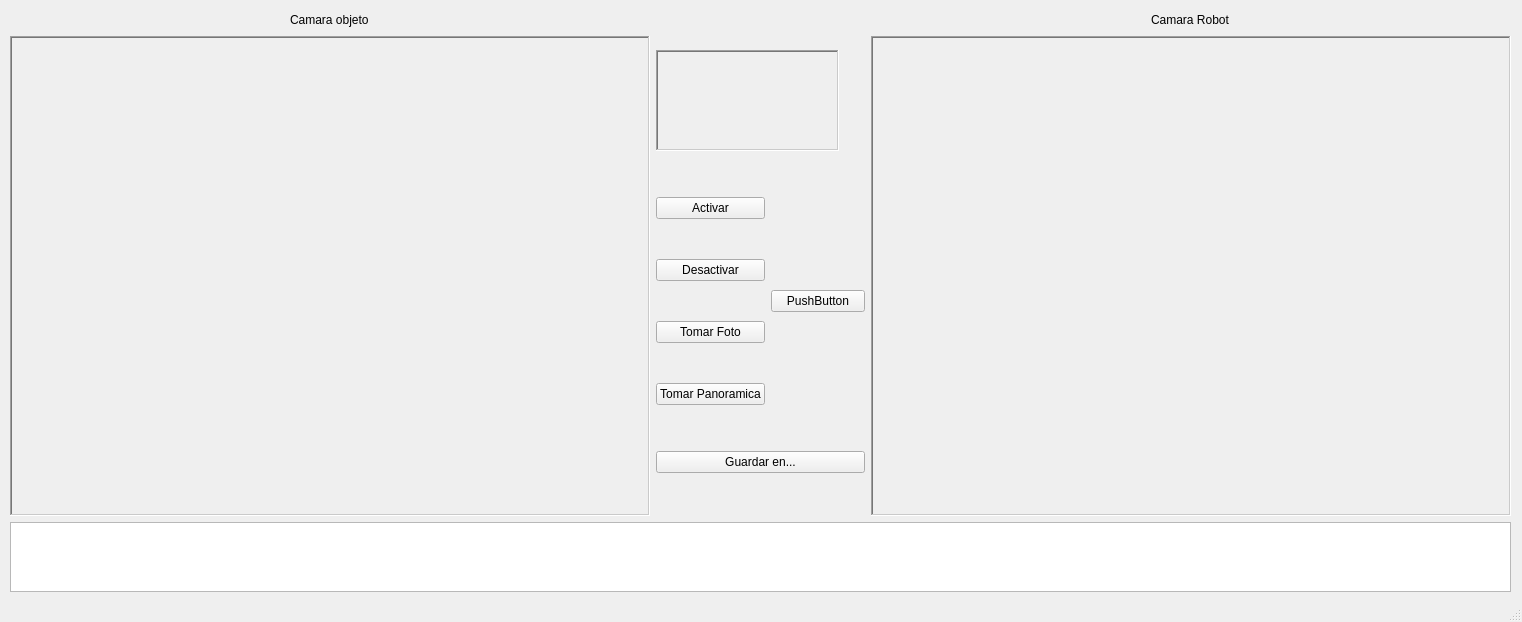
<?xml version="1.0" encoding="UTF-8"?>
<ui version="4.0">
 <class>MainWindow</class>
 <widget class="QMainWindow" name="MainWindow">
  <property name="geometry">
   <rect>
    <x>0</x>
    <y>0</y>
    <width>1522</width>
    <height>622</height>
   </rect>
  </property>
  <property name="minimumSize">
   <size>
    <width>1522</width>
    <height>622</height>
   </size>
  </property>
  <property name="windowTitle">
   <string>MainWindow</string>
  </property>
  <widget class="QWidget" name="centralwidget">
   <widget class="QWidget" name="verticalLayoutWidget_2">
    <property name="geometry">
     <rect>
      <x>10</x>
      <y>10</y>
      <width>1501</width>
      <height>582</height>
     </rect>
    </property>
    <layout class="QVBoxLayout" name="verticalLayout_4" stretch="90,10">
     <item>
      <layout class="QHBoxLayout" name="horizontalLayout" stretch="45,0,45">
       <property name="sizeConstraint">
        <enum>QLayout::SetFixedSize</enum>
       </property>
       <item>
        <layout class="QVBoxLayout" name="verticalLayout_2" stretch="0,95">
         <property name="sizeConstraint">
          <enum>QLayout::SetDefaultConstraint</enum>
         </property>
         <item alignment="Qt::AlignHCenter">
          <widget class="QLabel" name="label">
           <property name="text">
            <string>Camara objeto</string>
           </property>
          </widget>
         </item>
         <item>
          <widget class="QLabel" name="lblVideo">
           <property name="minimumSize">
            <size>
             <width>640</width>
             <height>480</height>
            </size>
           </property>
           <property name="maximumSize">
            <size>
             <width>640</width>
             <height>480</height>
            </size>
           </property>
           <property name="acceptDrops">
            <bool>false</bool>
           </property>
           <property name="frameShape">
            <enum>QFrame::WinPanel</enum>
           </property>
           <property name="frameShadow">
            <enum>QFrame::Sunken</enum>
           </property>
           <property name="text">
            <string/>
           </property>
          </widget>
         </item>
        </layout>
       </item>
       <item>
        <layout class="QVBoxLayout" name="verticalLayout" stretch="25,70,5">
         <property name="sizeConstraint">
          <enum>QLayout::SetNoConstraint</enum>
         </property>
         <item>
          <widget class="QLabel" name="label_5">
           <property name="maximumSize">
            <size>
             <width>183</width>
             <height>101</height>
            </size>
           </property>
           <property name="frameShape">
            <enum>QFrame::WinPanel</enum>
           </property>
           <property name="frameShadow">
            <enum>QFrame::Sunken</enum>
           </property>
           <property name="text">
            <string/>
           </property>
          </widget>
         </item>
         <item>
          <layout class="QHBoxLayout" name="horizontalLayout_3">
           <property name="sizeConstraint">
            <enum>QLayout::SetNoConstraint</enum>
           </property>
           <item>
            <layout class="QVBoxLayout" name="verticalLayout_6">
             <property name="spacing">
              <number>40</number>
             </property>
             <property name="sizeConstraint">
              <enum>QLayout::SetDefaultConstraint</enum>
             </property>
             <property name="leftMargin">
              <number>0</number>
             </property>
             <item>
              <widget class="QPushButton" name="btn0">
               <property name="text">
                <string>Activar</string>
               </property>
              </widget>
             </item>
             <item>
              <widget class="QPushButton" name="btn1">
               <property name="text">
                <string>Desactivar</string>
               </property>
              </widget>
             </item>
             <item>
              <widget class="QPushButton" name="btn2">
               <property name="text">
                <string>Tomar Foto</string>
               </property>
              </widget>
             </item>
             <item>
              <widget class="QPushButton" name="btn3">
               <property name="text">
                <string>Tomar Panoramica</string>
               </property>
              </widget>
             </item>
            </layout>
           </item>
           <item>
            <layout class="QVBoxLayout" name="verticalLayout_5">
             <item>
              <widget class="QPushButton" name="pushButton_7">
               <property name="text">
                <string>PushButton</string>
               </property>
              </widget>
             </item>
            </layout>
           </item>
          </layout>
         </item>
         <item>
          <layout class="QHBoxLayout" name="horizontalLayout_2">
           <item>
            <widget class="QPushButton" name="pushButton_5">
             <property name="text">
              <string>Guardar en...</string>
             </property>
            </widget>
           </item>
          </layout>
         </item>
        </layout>
       </item>
       <item>
        <layout class="QVBoxLayout" name="verticalLayout_3" stretch="0,95">
         <property name="sizeConstraint">
          <enum>QLayout::SetDefaultConstraint</enum>
         </property>
         <item alignment="Qt::AlignHCenter">
          <widget class="QLabel" name="label_2">
           <property name="text">
            <string>Camara Robot</string>
           </property>
          </widget>
         </item>
         <item>
          <widget class="QLabel" name="label_4">
           <property name="minimumSize">
            <size>
             <width>640</width>
             <height>480</height>
            </size>
           </property>
           <property name="maximumSize">
            <size>
             <width>640</width>
             <height>480</height>
            </size>
           </property>
           <property name="frameShape">
            <enum>QFrame::WinPanel</enum>
           </property>
           <property name="frameShadow">
            <enum>QFrame::Sunken</enum>
           </property>
           <property name="text">
            <string/>
           </property>
          </widget>
         </item>
        </layout>
       </item>
      </layout>
     </item>
     <item>
      <widget class="QTextBrowser" name="textBrowser"/>
     </item>
    </layout>
   </widget>
  </widget>
  <widget class="QStatusBar" name="statusbar"/>
 </widget>
 <resources/>
 <connections/>
</ui>
